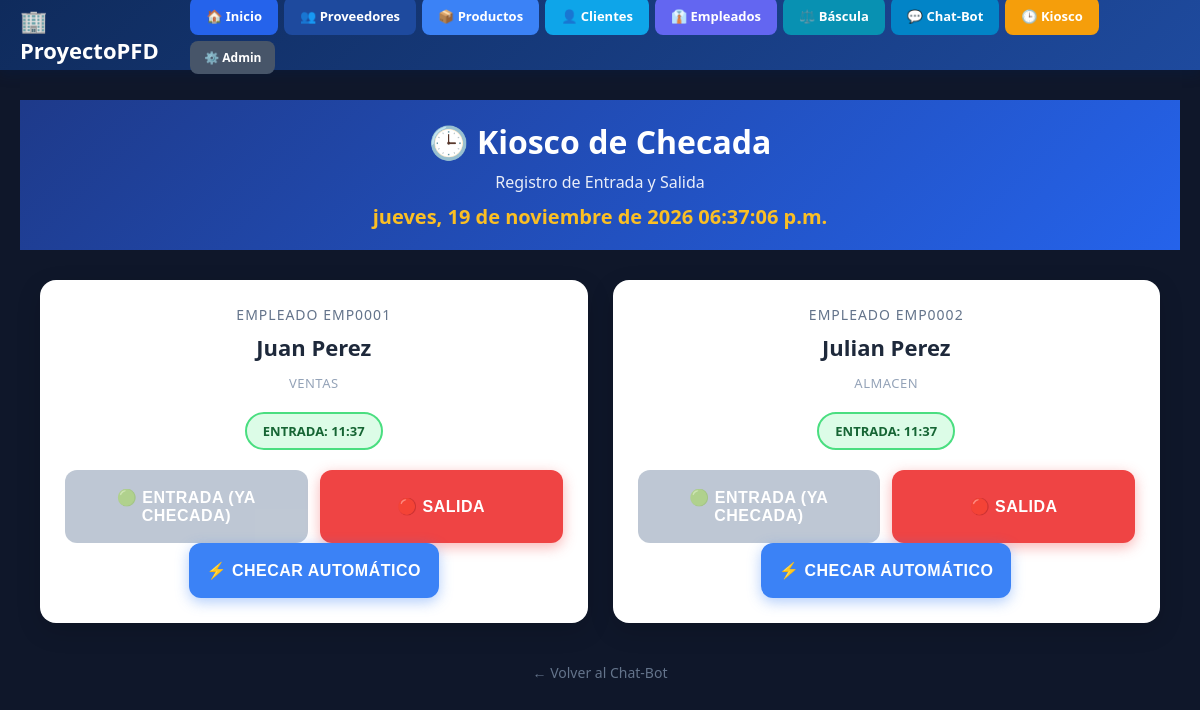
The page /chatbot/kiosco/ on the database its author committed.
### Empleados/models.py (models this page shows, shortened)
class Empleado(models.Model):
    numero_empleado = models.CharField(max_length=20, unique=True, editable=False)
    nombre_completo = models.CharField(max_length=150)
    telefono = models.CharField(max_length=20)
    email = models.EmailField(max_length=100)
    direccion = models.TextField()
    foto = models.ImageField(upload_to='empleados/fotos/', blank=True, null=True)
    PUESTOS = [
        ('GERENTE', 'Gerente'), ('SUPERVISOR', 'Supervisor'),
        ('ADMINISTRATIVO', 'Administrativo'), ('OPERATIVO', 'Operativo'),
        ('VENTAS', 'Ventas'), ('ALMACEN', 'Almacén'), ('OTRO', 'Otro'),
    ]
    puesto = models.CharField(max_length=20, choices=PUESTOS, default='OPERATIVO')
    DEPARTAMENTOS = [
        ('ADMINISTRACION', 'Administración'), ('VENTAS', 'Ventas'),
        ('PRODUCCION', 'Producción'), ('ALMACEN', 'Almacén'),
        ('RECURSOS_HUMANOS', 'Recursos Humanos'), ('CONTABILIDAD', 'Contabilidad'),
        ('SISTEMAS', 'Sistemas'), ('OTRO', 'Otro'),
    ]
    departamento = models.CharField(max_length=20, choices=DEPARTAMENTOS, default='OTRO')
    fecha_ingreso = models.DateField(default=timezone.now)
    salario = models.DecimalField(max_digits=10, decimal_places=2, blank=True, null=True)
    activo = models.BooleanField(default=True)
    fecha_registro = models.DateTimeField(auto_now_add=True)
    class Meta:
        verbose_name = "Empleado"
        verbose_name_plural = "Empleados"
        ordering = ['numero_empleado']

### ChatBot/views.py (the view)
# urls.py: path('kiosco/', views.kiosco_view, name='chat_kiosco'),
def kiosco_view(request):
    empleados = Empleado.objects.filter(activo=True).order_by('nombre_completo')
    hoy = timezone.now().date()
    estado_empleados = []
    for emp in empleados:
        registro = RegistroAsistencia.objects.filter(empleado=emp, fecha=hoy).first()
        hora_entrada_str = registro.hora_entrada.strftime('%H:%M') if registro and registro.hora_entrada else ''
        hora_salida_str = registro.hora_salida.strftime('%H:%M') if registro and registro.hora_salida else ''
        if not registro:
            estado = 'sin_registro'
        elif registro.hora_entrada and not registro.hora_salida:
            estado = 'entrada_solo'
        elif registro.hora_entrada and registro.hora_salida:
            estado = 'completo'
        else:
            estado = 'sin_registro'
        estado_empleados.append({
            'empleado': emp,
            'registro': registro,
            'estado': estado,
            'hora_entrada_str': hora_entrada_str,
            'hora_salida_str': hora_salida_str,
        })
    return render(request, 'ChatBot/kiosco.html', {
        'estado_empleados': estado_empleados,
        'hoy': hoy,
    })

### ChatBot/templates/ChatBot/kiosco.html (shortened to what this page needs)
{% extends 'base.html' %}
{% block contenido %}
<div class="kiosco-header">
    <h1>🕒 Kiosco de Checada</h1>
    <p>Registro de Entrada y Salida</p>
    <div class="fecha-hora" id="fecha-hora"></div>
</div>
{% if estado_empleados %}
<div class="kiosco-container">
    {% for item in estado_empleados %}
    {% with emp=item.empleado registro=item.registro estado=item.estado %}
    <div class="empleado-card" id="card-{{ emp.id }}">
        <div class="empleado-numero">Empleado {{ emp.numero_empleado }}</div>
        <div class="empleado-nombre">{{ emp.nombre_completo }}</div>
        <div class="empleado-depto">{{ emp.departamento }}</div>
        {% if estado == 'sin_registro' %}
        <div class="estado-badge estado-sin-registro">Sin checada hoy</div>
        {% elif estado == 'entrada_solo' %}
        <div class="estado-badge estado-entrada">Entrada: {{ item.hora_entrada_str }}</div>
        {% elif estado == 'completo' %}
        <div class="estado-badge estado-completo">Completo: {{ item.hora_entrada_str }} - {{ item.hora_salida_str }}</div>
        {% endif %}
        <div class="btn-grid">
            {% if estado == 'sin_registro' or estado == 'completo' %}
            <button class="btn-checar btn-entrada" onclick="checarEntrada({{ emp.id }})" {% if estado == 'completo' %}disabled{% endif %}>
                🟢 Entrada
            </button>
            <button class="btn-checar btn-salida" onclick="checarSalida({{ emp.id }})" {% if estado == 'sin_registro' or estado == 'completo' %}disabled{% endif %}>
                🔴 Salida
            </button>
            {% elif estado == 'entrada_solo' %}
            <button class="btn-checar btn-entrada" disabled>
                🟢 Entrada (ya checada)
            </button>
            <button class="btn-checar btn-salida" onclick="checarSalida({{ emp.id }})">
                🔴 Salida
            </button>
            {% endif %}
        </div>
        <button class="btn-checar btn-auto" onclick="checarAuto({{ emp.id }})" {% if estado == 'completo' %}disabled{% endif %}>
            ⚡ Checar Automático
        </button>
    </div>
    {% endwith %}
    {% endfor %}
</div>
{% else %}
<div class="no-empleados">
    <h2>⚠️ No hay empleados activos</h2>
    <p>Registra empleados en el módulo de Empleados antes de usar el kiosco.</p>
</div>
{% endif %}
<a href="{% url 'chat_view' %}" class="volver-menu">← Volver al Chat-Bot</a>
{% endblock %}

### templates/base.html (style rules this page uses)
* { margin: 0; padding: 0; box-sizing: border-box; }
body { font-family: 'Segoe UI', Arial, sans-serif; background: #eef4fb; min-height: 100vh; }

### ChatBot/templates/ChatBot/kiosco.html (style rules this page uses)
* { margin: 0; padding: 0; box-sizing: border-box; }
body { background: #0f172a; font-family: 'Segoe UI', Arial, sans-serif; min-height: 100vh; }
.kiosco-header { background: linear-gradient(135deg, #1e3a8a, #2563eb); color: white; padding: 20px; text-align: center; }
.kiosco-header h1 { font-size: 32px; margin-bottom: 8px; }
.kiosco-header p { font-size: 16px; opacity: 0.9; }
.fecha-hora { font-size: 20px; font-weight: bold; margin-top: 10px; color: #fbbf24; }
.kiosco-container { max-width: 1200px; margin: 30px auto; padding: 0 20px; display: grid; grid-template-columns: repeat(auto-fit, minmax(320px, 1fr)); gap: 25px; }
.empleado-card { background: white; border-radius: 16px; padding: 25px; text-align: center; box-shadow: 0 8px 24px rgba(0,0,0,0.15); transition: transform 0.2s; }
.empleado-numero { font-size: 14px; color: #64748b; text-transform: uppercase; letter-spacing: 1px; margin-bottom: 8px; }
.empleado-nombre { font-size: 22px; font-weight: 700; color: #1e293b; margin-bottom: 12px; }
.empleado-depto { font-size: 13px; color: #94a3b8; margin-bottom: 20px; text-transform: uppercase; letter-spacing: 0.5px; }
.estado-badge { display: inline-block; padding: 8px 16px; border-radius: 20px; font-size: 13px; font-weight: 700; margin-bottom: 20px; text-transform: uppercase; }
.estado-entrada { background: #dcfce7; color: #166534; border: 2px solid #4ade80; }
.btn-grid { display: grid; grid-template-columns: 1fr 1fr; gap: 12px; }
.btn-checar { padding: 18px; border: none; border-radius: 12px; font-size: 16px; font-weight: 700; cursor: pointer; transition: all 0.2s; text-transform: uppercase; letter-spacing: 0.5px; position: relative; z-index: 10; }
.btn-checar:disabled { cursor: not-allowed; opacity: 0.6; }
.btn-entrada { background: #10b981; color: white; box-shadow: 0 4px 14px rgba(16, 185, 129, 0.4); }
.btn-entrada:disabled { background: #94a3b8; box-shadow: none; cursor: not-allowed; }
.btn-salida { background: #ef4444; color: white; box-shadow: 0 4px 14px rgba(239, 68, 68, 0.4); }
.btn-auto { grid-column: span 2; background: #3b82f6; color: white; box-shadow: 0 4px 14px rgba(59, 130, 246, 0.4); }
.volver-menu { display: block; text-align: center; margin-top: 40px; color: #64748b; text-decoration: none; font-size: 14px; }

### rows shown on the page
Empleado: empleado.numero_empleado "EMP0001", empleado.nombre_completo "Juan Perez", empleado.departamento "VENTAS", hora_entrada_str "11:37"
Empleado: empleado.numero_empleado "EMP0002", empleado.nombre_completo "Julian Perez", empleado.departamento "ALMACEN", hora_entrada_str "11:37"
